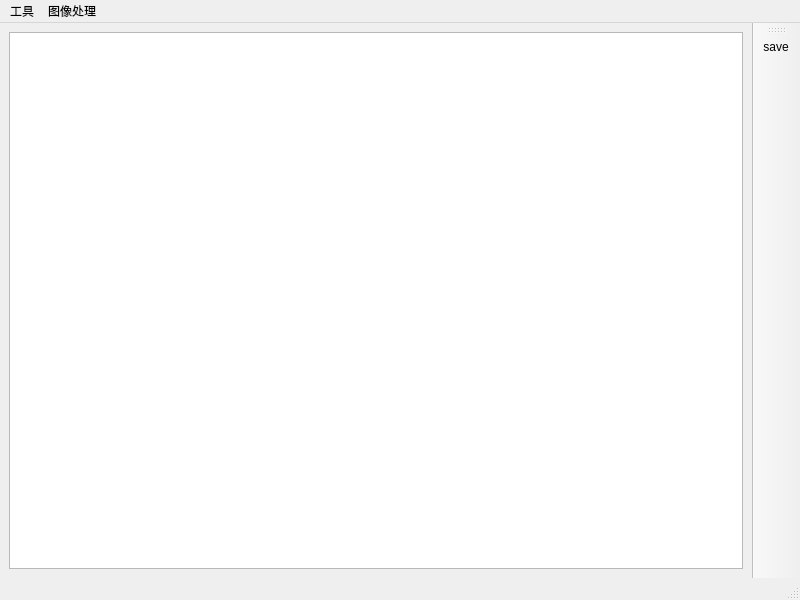
<?xml version="1.0" encoding="UTF-8"?>
<ui version="4.0">
 <class>ImageEditor</class>
 <widget class="QMainWindow" name="ImageEditor">
  <property name="geometry">
   <rect>
    <x>0</x>
    <y>0</y>
    <width>800</width>
    <height>600</height>
   </rect>
  </property>
  <property name="windowTitle">
   <string>图片</string>
  </property>
  <property name="toolTip">
   <string>原图</string>
  </property>
  <property name="toolTipDuration">
   <number>-1</number>
  </property>
  <property name="dockOptions">
   <set>QMainWindow::AllowTabbedDocks|QMainWindow::AnimatedDocks|QMainWindow::GroupedDragging|QMainWindow::VerticalTabs</set>
  </property>
  <widget class="QWidget" name="centralwidget">
   <layout class="QGridLayout" name="gridLayout">
    <item row="0" column="1" rowspan="3">
     <widget class="ImageView" name="graphicsView">
      <property name="mouseTracking">
       <bool>true</bool>
      </property>
      <property name="toolTipDuration">
       <number>-1</number>
      </property>
      <property name="verticalScrollBarPolicy">
       <enum>Qt::ScrollBarAsNeeded</enum>
      </property>
      <property name="horizontalScrollBarPolicy">
       <enum>Qt::ScrollBarAsNeeded</enum>
      </property>
      <property name="sizeAdjustPolicy">
       <enum>QAbstractScrollArea::AdjustToContents</enum>
      </property>
      <property name="dragMode">
       <enum>QGraphicsView::ScrollHandDrag</enum>
      </property>
      <property name="transformationAnchor">
       <enum>QGraphicsView::AnchorViewCenter</enum>
      </property>
      <property name="resizeAnchor">
       <enum>QGraphicsView::AnchorViewCenter</enum>
      </property>
     </widget>
    </item>
   </layout>
  </widget>
  <widget class="QMenuBar" name="menubar">
   <property name="geometry">
    <rect>
     <x>0</x>
     <y>0</y>
     <width>800</width>
     <height>23</height>
    </rect>
   </property>
   <widget class="QMenu" name="menu">
    <property name="title">
     <string>工具</string>
    </property>
    <addaction name="separator"/>
    <addaction name="historgram"/>
    <addaction name="statics"/>
   </widget>
   <widget class="QMenu" name="menu_2">
    <property name="title">
     <string>图像处理</string>
    </property>
    <widget class="QMenu" name="blur">
     <property name="title">
      <string>滤波</string>
     </property>
     <addaction name="boxblur"/>
     <addaction name="guassian"/>
     <addaction name="medianblur"/>
     <addaction name="bilateralblur"/>
    </widget>
    <addaction name="blur"/>
   </widget>
   <addaction name="menu"/>
   <addaction name="menu_2"/>
  </widget>
  <widget class="QStatusBar" name="statusBar">
   <property name="mouseTracking">
    <bool>true</bool>
   </property>
  </widget>
  <widget class="QToolBar" name="toolBar">
   <property name="sizePolicy">
    <sizepolicy hsizetype="Fixed" vsizetype="Preferred">
     <horstretch>0</horstretch>
     <verstretch>0</verstretch>
    </sizepolicy>
   </property>
   <property name="windowTitle">
    <string>toolBar_2</string>
   </property>
   <property name="allowedAreas">
    <set>Qt::AllToolBarAreas</set>
   </property>
   <property name="orientation">
    <enum>Qt::Vertical</enum>
   </property>
   <attribute name="toolBarArea">
    <enum>RightToolBarArea</enum>
   </attribute>
   <attribute name="toolBarBreak">
    <bool>false</bool>
   </attribute>
   <addaction name="saveimage"/>
  </widget>
  <action name="historgram">
   <property name="text">
    <string>直方图</string>
   </property>
  </action>
  <action name="statics">
   <property name="text">
    <string>统计信息</string>
   </property>
  </action>
  <action name="boxblur">
   <property name="text">
    <string>方框滤波</string>
   </property>
  </action>
  <action name="guassian">
   <property name="text">
    <string>高斯滤波</string>
   </property>
  </action>
  <action name="saveimage">
   <property name="icon">
    <iconset resource="resource.qrc">
     <normaloff>:/tool_icon/resource/save_icon.png</normaloff>:/tool_icon/resource/save_icon.png</iconset>
   </property>
   <property name="text">
    <string>save</string>
   </property>
   <property name="shortcut">
    <string>Ctrl+S</string>
   </property>
  </action>
  <action name="medianblur">
   <property name="text">
    <string>中值滤波</string>
   </property>
   <property name="shortcutContext">
    <enum>Qt::WindowShortcut</enum>
   </property>
  </action>
  <action name="bilateralblur">
   <property name="text">
    <string>双边滤波</string>
   </property>
  </action>
 </widget>
 <customwidgets>
  <customwidget>
   <class>ImageView</class>
   <extends>QGraphicsView</extends>
   <header location="global">imageview.h</header>
  </customwidget>
 </customwidgets>
 <resources>
  <include location="resource.qrc"/>
 </resources>
 <connections/>
</ui>
